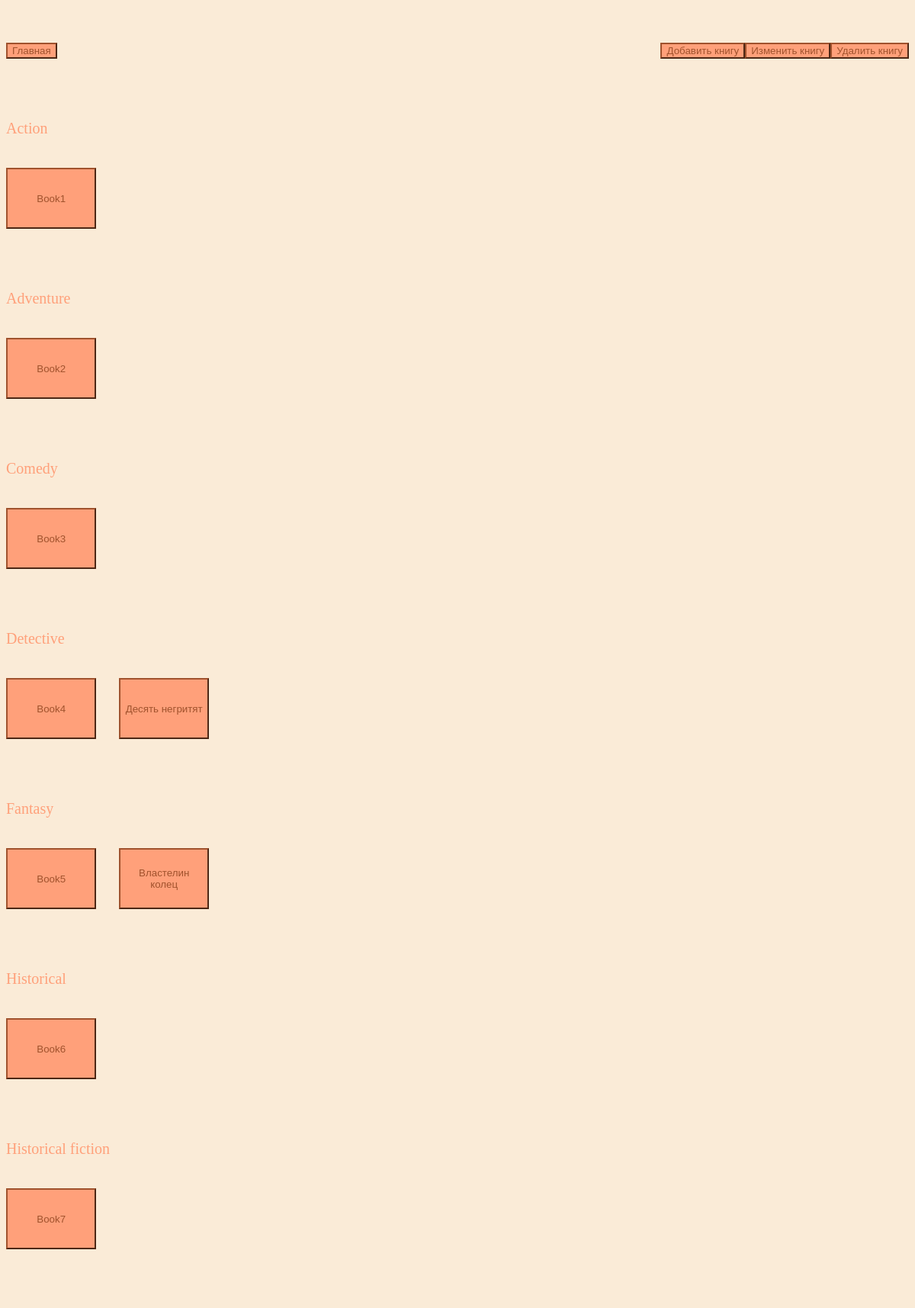
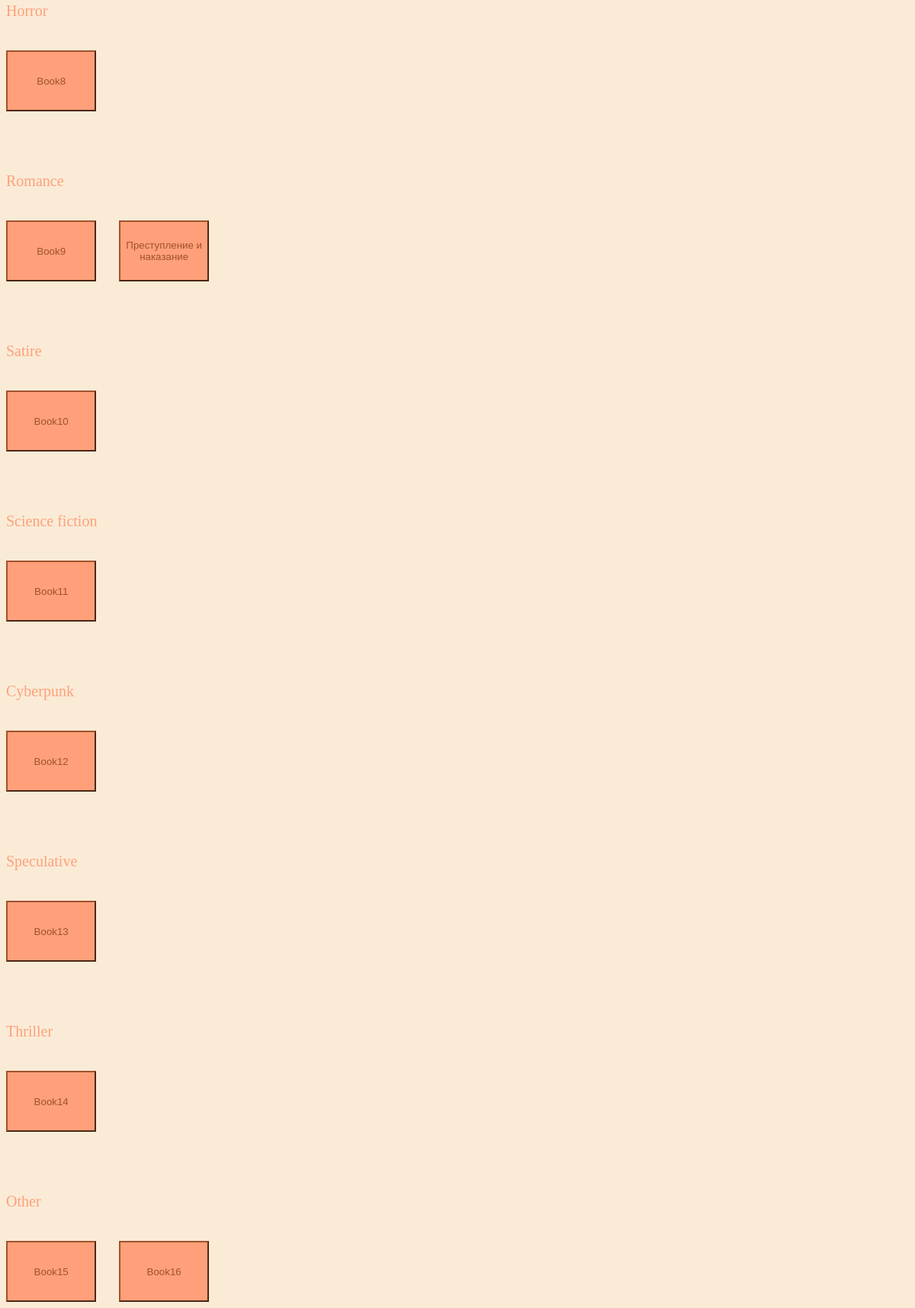
Screenshot of /books/ (signed in) with the database file from the repository (2 pictures, top to bottom).
### libraryapp/models.py (models this page shows, shortened)
class Book(models.Model):
    title = models.CharField(max_length=100)
    text = models.CharField(max_length=10000)
    author = models.CharField(max_length=1000)
    year_of_publication = models.IntegerField()
    genre = models.CharField(default="Other", max_length=100, choices=(
        ("Action", "Action"),
        ("Adventure", "Adventure"),
        ("Comedy", "Comedy"),
        ("Detective", "Detective"),
        ("Fantasy", "Fantasy"),
        ("Historical", "Historical"),
        ("Historical fiction", "Historical fiction"),
        ("Horror", "Horror"),
        ("Romance", "Romance"),
        ("Satire", "Satire"),
        ("Science fiction", "Science fiction"),
        ("Cyberpunk", "Cyberpunk"),
        ("Speculative", "Speculative"),
        ("Thriller", "Thriller"),
        ("Other", "Other")
    ))
    quantity = models.IntegerField()
    tags = models.ManyToManyField(Tag)
    class Meta:
        verbose_name = "book"
        verbose_name_plural = "books"

### libraryapp/views.py (the view)
# urls.py: path("books/", books, name="books"),
@login_required
@permission_required(perm="libraryapp.view_book", raise_exception=True)
def books(request):
    books = Book.objects.all()
    genre_list = ["Action", "Adventure", "Comedy", "Detective", "Fantasy", "Historical", "Historical fiction", "Horror",
                  "Romance", "Satire", "Science fiction", "Cyberpunk", "Speculative", "Thriller", "Other"]
    user = request.user
    access_level = None
    if user.has_perm("libraryapp.view_user") and not user.has_perm("libraryapp.change_user"):
        access_level = "Библиотекарь"
    if user.has_perm("libraryapp.change_user"):
        access_level = "Администратор"
    else:
        access_level = "Читатель"
    return render(request, "books.html", {"books": books, "genre_list": genre_list, "access_level": access_level})

### libraryapp/templates/books.html (shortened to what this page needs)
<!DOCTYPE html>
{% load static %}
<html lang="en">
<head>
    <link rel="stylesheet" href="{% static 'styles/style.css' %}">
</head>
<body class="background">
    {% if access_level == 'Администратор' %}
        <div class="flex margin_top_5 width">
            <div class="flex width hor_left_2">
                <a href="{% url 'home' %}"><button class="button dop_style_1">Главная</button></a>
            </div>
            <div class="flex width hor_right_2">
                <a href="{%url 'add_book'%}"><button class="button dop_style_1">Добавить книгу</button></a>
                <a href="{%url 'change_book'%}"><button class="button dop_style_1">Изменить книгу</button></a>
                <a href="{%url 'delete_book'%}"><button class="button dop_style_1">Удалить книгу</button></a>
            </div>
        </div>
    {% endif %}
    <div class="margin_top_10">
        {% for i in genre_list %}
            <div class="margin_top_10 text_size_3 text">
                {{ i }}
            </div>
            <div class="flex margin_top_5">
                {% for book in books %}
                    {% if book.genre == i %}
                        <a href="{% url 'book' book.id %}" class="book2"><div class="width"><button class="book">{{ book.title }}</button></div></a>
                    {% endif %}
                {% endfor %}
            </div>
        {% endfor %}
    </div>
</body>
</html>

### libraryapp/static/styles/style.css (style rules this page uses)
a { text_decoration: none; }
.flex { display: flex; }
.hor_left_2 { justify-content: left; }
.hor_right_2 { justify-content: right; }
.width { width: 100%; }
.background { background-color: antiquewhite; }
.text { color: lightsalmon; }
.button { color: sienna; background-color: lightsalmon; border-color: sienna; }
.book { color: sienna; background-color: lightsalmon; border-color: sienna; width: 100%; height: 10vh; }
.book2 { width: 10%; overflow-wrap: break-word; margin-right: 2.5% }
.text_size_3 { font-size: 20px; }
.margin_top_5 { margin-top: 5vh; }
.margin_top_10 { margin-top: 10vh; }
.dop_style_1 { margin-top: 2vh; }

### rows the page displays
Book: title "Book1"
Book: title "Book2"
Book: title "Book3"
Book: title "Book4"
Book: title "Десять негритят"
Book: title "Book5"
Book: title "Властелин колец"
Book: title "Book6"
Book: title "Book7"
Book: title "Book8"
Book: title "Book9"
Book: title "Преступление и наказание"
Book: title "Book10"
Book: title "Book11"
Book: title "Book12"
Book: title "Book13"
Book: title "Book14"
Book: title "Book15"
Book: title "Book16"

### other values shown
{{ i }} "Action" "Adventure" "Comedy" "Detective" "Fantasy" "Historical" "Historical fiction" "Horror" "Romance" "Satire" "Science fiction" "Cyberpunk" "Speculative" "Thriller" "Other"
